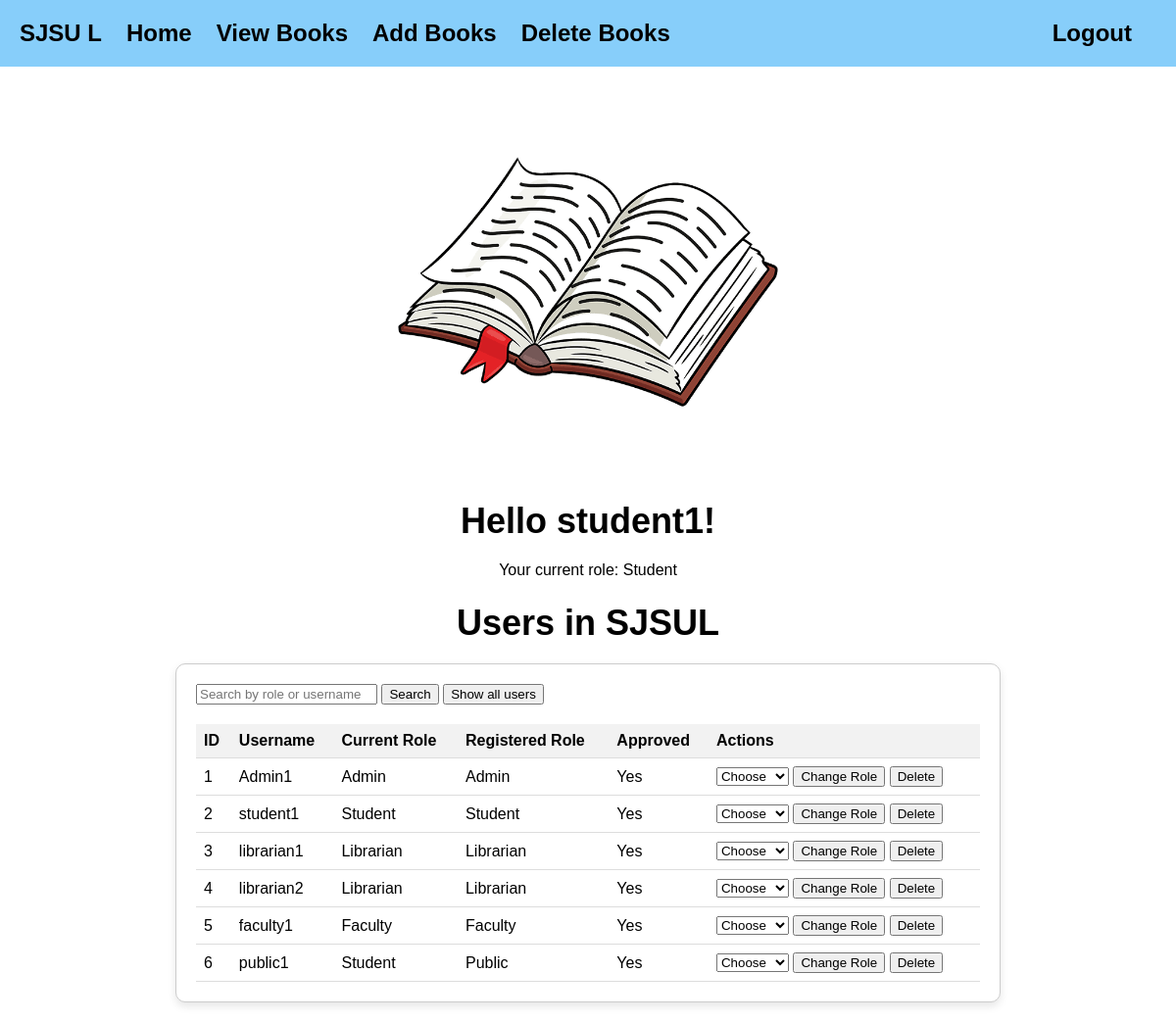
Page /adminHome (signed in) on the committed database.
### app/models.py (models this page shows, shortened)
class User(db.Model, UserMixin):
    id = db.Column(db.Integer, primary_key=True)
    username = db.Column(db.String(50), nullable=False, unique=True)
    password = db.Column(db.String(128), nullable=False)
    role = db.Column(db.String, nullable=False, default='guest')
    registered_role = db.Column(db.String, nullable=False)
    approved = db.Column(db.Boolean, nullable=False, default=False)  # Approval status for admin
    borrowHistory= db.relationship('BorrowHistory', backref = 'user', lazy = 'dynamic')

### app/routes.py (the view)
@myapp_obj.route("/adminHome", methods=["GET", "POST"])
@login_required
def adminHome():
    user = current_user
    username = user.username
    role = user.role
    search_user = request.form.get('search')
    if search_user:
        users= User.query.filter(or_(User.role.ilike(f'%{search_user}%'), User.username.ilike(f'%{search_user}%'))).all()
    else:
        users = User.query.all()
    return render_template('adminHome.html', username = username, users = users, role= role, search_user= search_user)

### app/models.py (called while the page is built)
@login.user_loader
def load_user(id):
    return User.query.get(int(id))

### app/templates/adminHome.html (shortened to what this page needs)
<!DOCTYPE html>
<html lang="en">
<head>
</head>
<body>
    <div class="navbar">
        <a href="/adminHome">SJSU L</a>
        <a href="/adminHome">Home</a>
        <a href="/manage_books">View Books</a>
        <a href="/add_book">Add Books</a>
        <a href="/manage_books">Delete Books</a>
        <a class="btn btn-dark p-2" href="/logout">Logout</a>
    </div>
    <img src="{{ url_for('static', filename='/book.jpg') }}" alt="Book Image" class="book-image">
    <h1>Hello {{ username }}!</h1>
    <p>Your current role:  {{ role }}</p>
       <h1>Users in SJSUL</h1>
    <div class="container">
        <form action="{{ url_for('adminHome') }}" method="post" class="form-inline">
            <input type="text" name="search" class="form-control mr-2" placeholder="Search by role or username">
            <button type="submit" class="btn btn-primary">Search</button>
        <form action="{{ url_for('adminHome') }}" method="post" class="form-inline">
            <button type="submit" class="btn btn-primary">Show all users</button>
            </form>
        <table>
            <thead>
                <tr>
                    <th>ID</th>
                    <th>Username</th>
                    <th>Current Role</th>
                    <th>Registered Role</th>
                    <th>Approved</th>
                    <th>Actions</th>
                </tr>
            </thead>
            <tbody>
                {% for user in users %}
                <tr>
                    <td>{{ user.id }}</td>
                    <td>{{ user.username }}</td>
                    <td>{{ user.role }}</td>
                    <td>{{ user.registered_role }}</td>
                    <td>{{ "Yes" if user.approved else "No" }}</td>
                    <td>
                        {% if user.approved == True %}
                          <form action="{{ url_for('change_user_role', user_id=user.id) }}" method="POST" style="display: inline;" onsubmit="return confirm('Are you sure you want to change the role for this user?');">
                            <select name="new_role">
                                <option disabled selected>Choose</option>
                            </select>
                            <button type="submit">Change Role</button>
                        </form>
                        <form action="{{ url_for('delete_user', user_id=user.id) }}" method="POST" style="display: inline;" onsubmit="return confirm('Are you sure you want to delete this user?');">
                            <button type="submit">Delete</button>
                        </form>
                        <br>
                        {% endif%}
                    </td>
                </tr>
                {% endfor %}
            </tbody>
        </table>
    </div>
</body>
</html>

### app/templates/adminHome.html (style rules this page uses)
body { font-family: Arial, sans-serif; background-color: #ffffff; color: #000000; margin: 0; padding: 0; }
.navbar { display: flex; justify-content: space-between; align-items: center; background-color: #87cefa; padding: 20px; font-size: 24px; font-weight: bold; }
.navbar a { color: black; text-decoration: none; margin-right: 25px; }
.navbar a:last-child { margin-left: auto; }
.container { max-width: 800px; margin: 20px auto; padding: 20px; border: 1px solid #cccccc; border-radius: 10px; background-color: #fff; box-shadow: 0 4px 8px rgba(0, 0, 0, 0.1); }
h1 { font-size: 36px; margin-bottom: 20px; }
table { width: 100%; border-collapse: collapse; margin-top: 20px; }
th, td { padding: 8px; text-align: left; border-bottom: 1px solid #ddd; }
th { background-color: #f2f2f2; }
.book-image { max-width: 400px; margin-top: 20px; display: block; margin-left: auto; margin-right: auto; }
h1, h2, p { text-align: center; }

### rows in the picture
User: username "student1", role "Student", id "2", registered_role "Student", approved "Yes"
User: id "1", username "Admin1", role "Admin", registered_role "Admin", approved "Yes"
User: id "3", username "librarian1", role "Librarian", registered_role "Librarian", approved "Yes"
User: id "4", username "librarian2", role "Librarian", registered_role "Librarian", approved "Yes"
User: id "5", username "faculty1", role "Faculty", registered_role "Faculty", approved "Yes"
User: id "6", username "public1", role "Student", registered_role "Public", approved "Yes"
